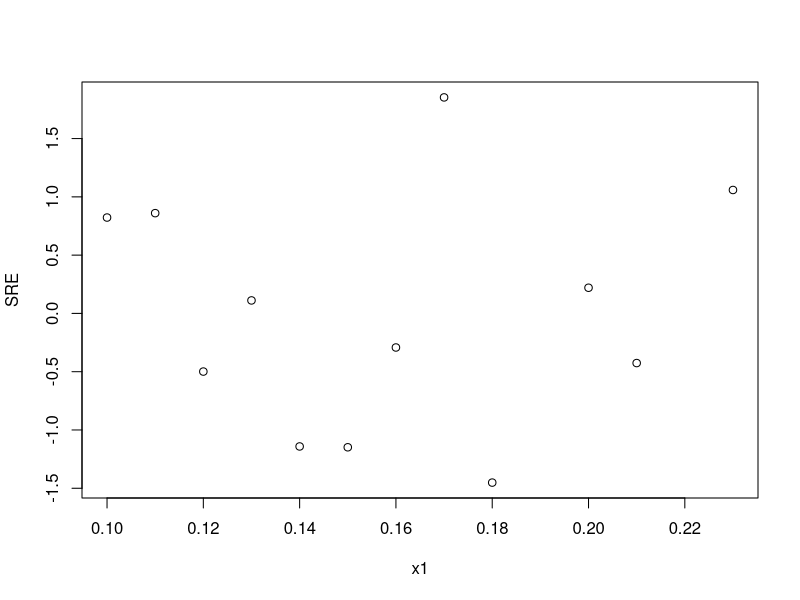
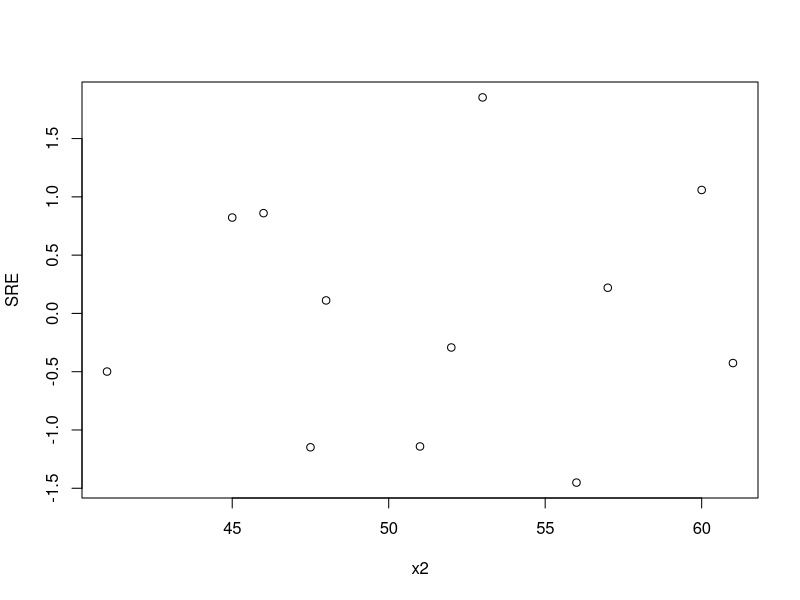
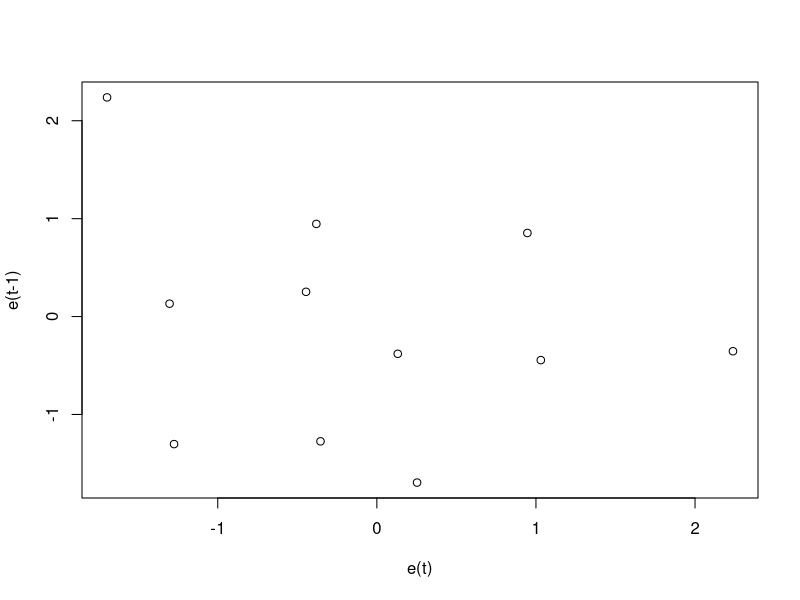
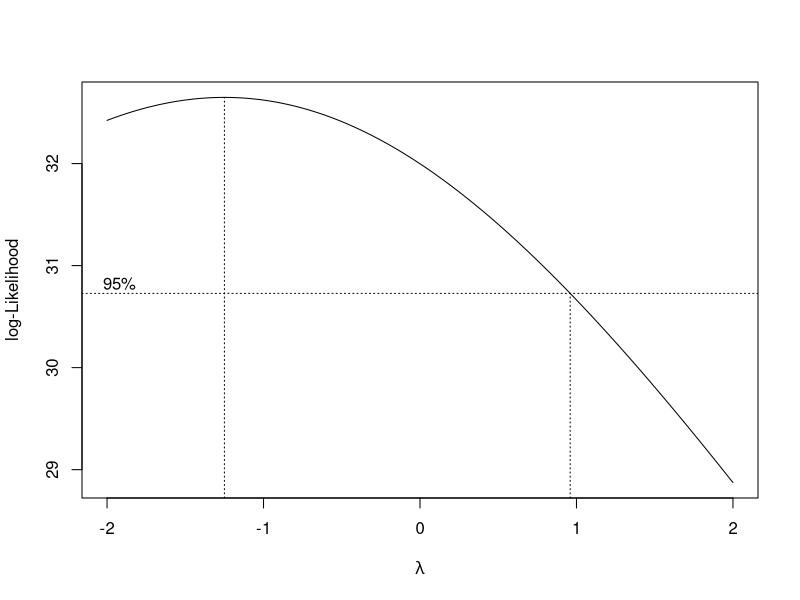
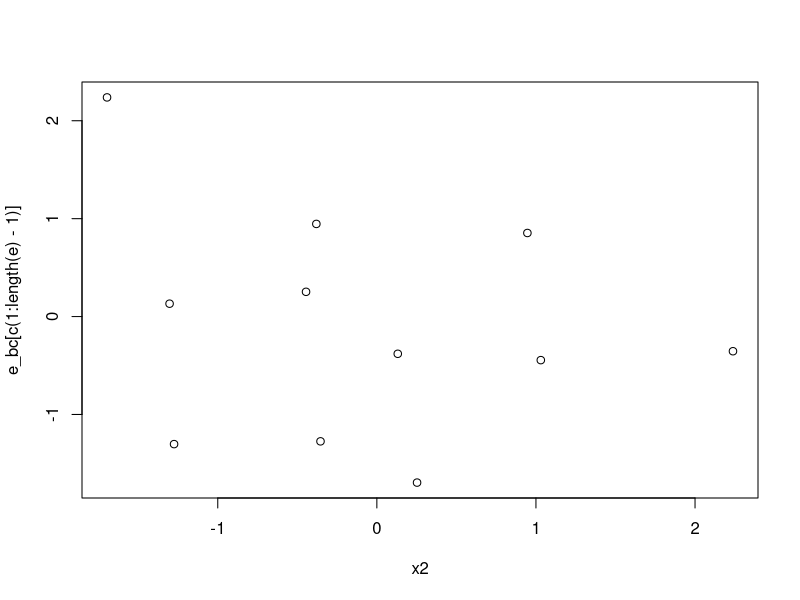

Reproduce these figures in R, in order.
library(car)
library(corpcor)
library(lmtest)
library(MASS)
library(leaps)

#数据导入 注意y放在数据框的第一列
a <- c(seq(0.10,0.18,by = 0.01),0.20,0.21,0.23)
b <- c(45,46,41,48,51,47.5,52,53.0,56.0,57.0,61.0,60.0)
c <- c(42.0,43.5,45.0,45.5,45.0,47.5,49.0,53.0,50.0,55.0,55.0,60.0)
data = data.frame(y=c,x1=a,x2=b)

formula=y~x1+x2 #定义回归方程

#lm拟合
LinearRegression <- lm(formula,data =data) #模型建立
summary(LinearRegression)#参数详细表 参数显著性检验 回归系数显著性检验

#回归方程的显著性检验 t检验看summary(linearRegress)
Anova(LinearRegression,type="III") #多元

#相关系数显著性检验F检验 
r<-cor(data,method="pearson") #相关系数矩阵 method有pearson kendall spearman,alternative two.sided双边检验 less左侧 greater 右侧 一个x对应一个y
for (i in 2:length(data))
{
  x<-as.vector(as.matrix(data[i]))
  print(cor.test(x,data$y,alternative = "two.sided",method="pearson",conf.level=0.95))
  }
pcor <-cor2pcor(r) #偏相关矩阵 Partial correlation matrix
pcor

confint(LinearRegression) #回归系数置信区间估计

#预测
new <- data.frame(x1=0.24,x2=38) #必须以数据框格式输出预测的x值
ypred <-predict(LinearRegression,new,interval='prediction',level=0.95) #预测单值和单值置信区间
ypred
yconf <-predict(LinearRegression,new,interval='confidence',level=0.95) #预测单值和单值均值置信区间
yconf

#原数据拟合
Fitting=predict(LinearRegression)

#残差分析
e <- resid(LinearRegression)
#e #残差
SRE <-rstandard(LinearRegression) #学生化残差 Studentized residual
#残差图 x与e
for (i in 2:length(data))
{
  plot(as.vector(as.matrix(data[i])),SRE,xlab = names(data[i]))
}

#异方差
#异方差等级相关系数检验 x与SRE
abse <- abs(e)
for (i in 2:length(data))
{
  x<-as.matrix(data[i])
  print(cor.test(x,abse,alternative="two.sided",method="spearman",conf.level = 0.95))
}
#异方差消除 加权最小二乘法
lb=-2 #搜索下界
ub=2 #搜索上界
s=seq(lb,ub,0.5) #遍历搜索序列
result1 <- vector(length=length(s),mode = "list") #对数似然统计量结果
result2 <- vector(length=length(s),mode = "list") #估计系数和显著性检验
for (j in 1:9)
{
    w <- data[2]^(-s[j]) #计算权重向量 w多元时候要注明是x几
    w	<-as.matrix(w)
    w <- as.vector(w)
    lm <- lm(formula,data =data,weights = c(w))
    result1[[j]]<-logLik(lm)
    result2[[j]]<-summary(lm)
}
result1<-as.numeric(substr(a,1,10))
i<-which(result1==min(result1))
print(s[i])
print(result2[i]) #输出最优加权结果

#自相关判断
plot(e[c(2:length(e))],e[c(1:length(e)-1)],xlab = 'e(t)',ylab = 'e(t-1)') #图示检验法
E = as.vector(e)
dwtest(LinearRegression,alternative = 'two.sided')

#box-cox变换
bc <-boxcox(formula,data=data,lambda = seq(-2,2,0.01))
lambda <- bc$x[which.max(bc$y)]
lambda
y_bc <- (data$y^lambda-1)/lambda
lm_bc <- lm(formula,data=data)
summary(lm_bc)
#bc异方差等级相关系数检验
abse_bc <- abs(resid(lm_bc))
for (i in 2:length(data))
{
y<-cor.test(as.vector(as.matrix(data[i])),abse_bc,alternative="two.sided",method="spearman",conf.level = 0.95)
print(y)
}
#bc自相关判断
e_bc<-resid(lm_bc)
plot(e_bc[c(2:length(e))],e_bc[c(1:length(e)-1)],xlab = names(data[i])) #图示检验法
E = as.vector(e_bc)
dwtest(lm_bc,alternative = 'two.sided')
#使用box-cox变换后记得变换原方程

#自变量选择
#全子集回归
exps <- regsubsets(y~x1+x2,data =data,nbest=1,really.big = T) 
expres<- summary(exps)
res<-data.frame(expres$outmat,调整R平方=expres$adjr2) #输出结果
res
#前进法 后退法 
lm_cs <-lm(y~1,data=data) #常数项回归
lm_cs.2<-step(lm_cs,scope=list(upper=~x1+x2,lower=~1),direction = "forward") #后退法 backward
summary(lm_cs.2) #调用时候注意scope参数的输入
#逐步回归
formula_start = y~x1 #注意开始式的定义
lm_dy <-lm(formula_start,data=data) 
lm_dy_step <-step(lm_dy,scope=list(upper=~x1+x2,lower=~1),direction="both")
summary(lm_dy_step)

#多重共线性
#判断 特征根
XX<-cor(data[,2:length(data)])
XX
kappa(XX,exact=TRUE)
